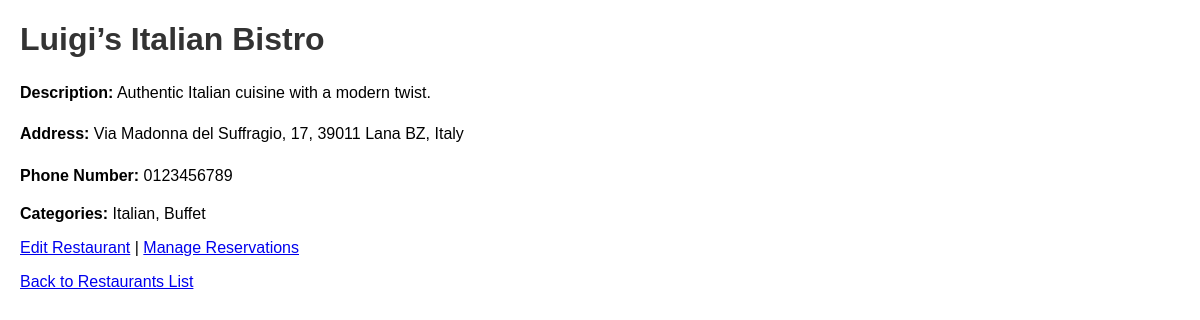
The page /restaurants/1 on the database its author committed.
### app/models.py (models this page shows, shortened)
class Restaurant(db.Model):
    __tablename__ = 'restaurants'
    id = db.Column(db.Integer, primary_key=True)
    name = db.Column(db.String(100), nullable=False)
    address = db.Column(db.String(200), nullable=False)
    phone_number = db.Column(db.String(20), nullable=False)
    description = db.Column(db.Text, nullable=False)
    manager_id = db.Column(db.Integer, db.ForeignKey('users.id'), nullable=False, unique=True)
    latitude = db.Column(db.Float, nullable=True) # Nullable for now
    longitude = db.Column(db.Float, nullable=True) # Nullable for now
    categories = db.relationship(
        'Category',
        secondary=restaurant_categories,
        back_populates='restaurants'
    )
    reservations = db.relationship('Reservation', back_populates='restaurant', cascade='all, delete-orphan')
    manager = db.relationship('User', back_populates='restaurant', uselist=False)

class Category(db.Model):
    __tablename__ = 'categories'
    id = db.Column(db.Integer, primary_key=True)
    name = db.Column(db.String(50), nullable=False, unique=True)
    restaurants = db.relationship(
        'Restaurant',
        secondary=restaurant_categories,
        back_populates='categories'
    )

### app/main/routes.py (the view)
@bp.route('/restaurants/<int:restaurant_id>', methods=['GET'])
def get_restaurant_detail(restaurant_id):
    restaurant = Restaurant.query.get_or_404(restaurant_id)
    return render_template('restaurant_detail.html', restaurant=restaurant)

### app/templates/restaurant_detail.html (shortened to what this page needs)
<!DOCTYPE html>
<html lang="en">
<head>
</head>
<body>
    <h1>{{ restaurant.name }}</h1>
    <div class="details">
        <p><strong>Description:</strong> {{ restaurant.description }}</p>
        <p><strong>Address:</strong> {{ restaurant.address }}</p>
        <p><strong>Phone Number:</strong> {{ restaurant.phone_number }}</p>
        <div class="categories">
            <strong>Categories:</strong>
            {% for category in restaurant.categories %}
                {{ category.name }}{% if not loop.last %}, {% endif %}
            {% endfor %}
        </div>
    </div>
    <p><a href="{{ url_for('main.edit_restaurant', restaurant_id=restaurant.id) }}">Edit Restaurant</a> | <a href="{{ url_for('main.manage_reservations', restaurant_id=restaurant.id) }}">Manage Reservations</a></p>
    <p><a href="{{ url_for('main.list_restaurants') }}">Back to Restaurants List</a></p>
</body>
</html>

### app/templates/restaurant_detail.html (style rules this page uses)
body { font-family: Arial, sans-serif; margin: 20px; }
h1 { color: #333; }
.details { margin-top: 20px; }
.details p { line-height: 1.6; }
.categories { margin-top: 10px; }

### rows shown on the page
Restaurant: name "Luigi’s Italian Bistro", description "Authentic Italian cuisine with a modern twist.", address "Via Madonna del Suffragio, 17, 39011 Lana BZ, Italy", phone_number "0123456789"
Category: name "Italian"
Category: name "Buffet"
